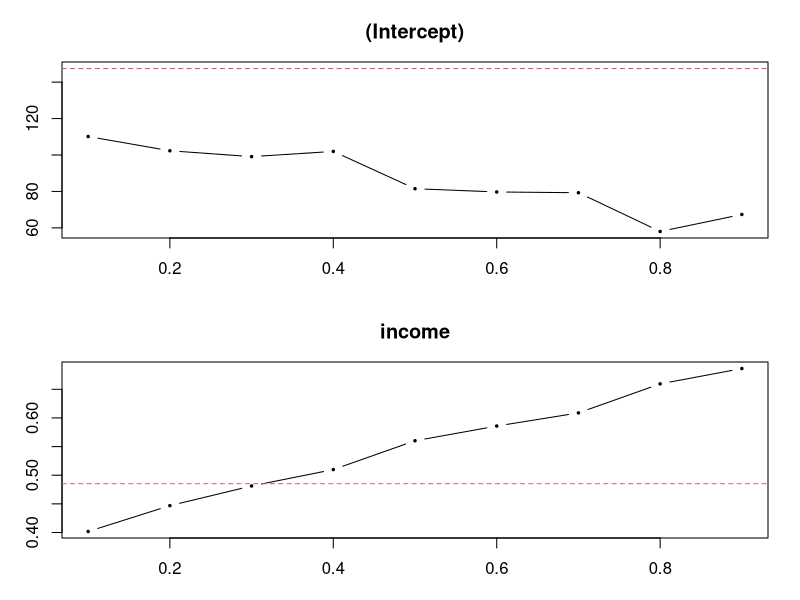
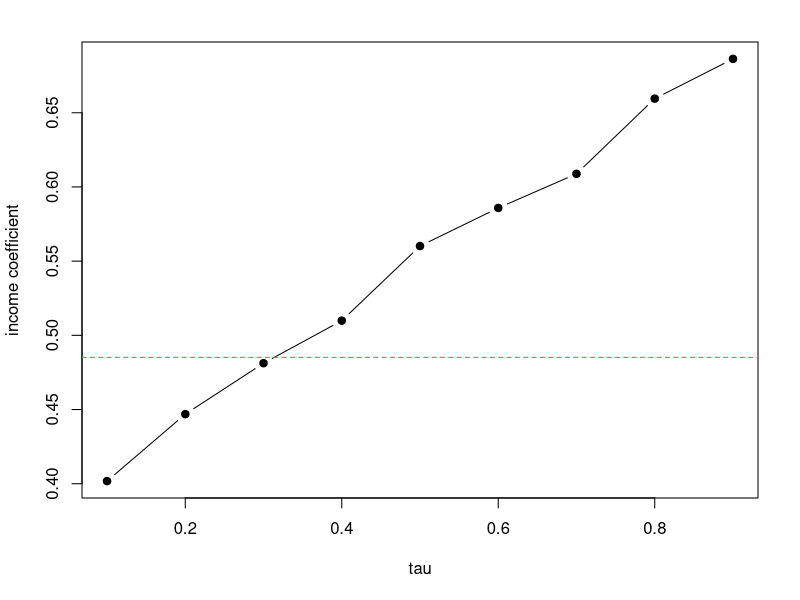

The R source for these figures, in order:
library(quantreg)


### Name: plot.rqs
### Title: Visualizing sequences of quantile regressions
### Aliases: plot.rqs
### Keywords: hplot

### ** Examples

## fit Engel models (in levels) for tau = 0.1, ..., 0.9
data("engel")
fm <- rq(foodexp ~ income, data = engel, tau = 1:9/10)

## visualizations
plot(fm)
plot(fm, parm = 2, mar = c(5.1, 4.1, 2.1, 2.1), main = "", xlab = "tau", 
  ylab = "income coefficient", cex = 1, pch = 19)
